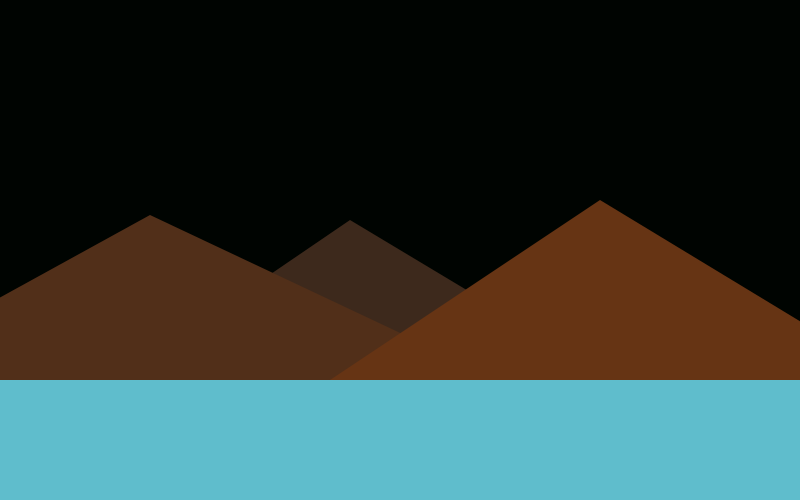
Frame 1 (no input)
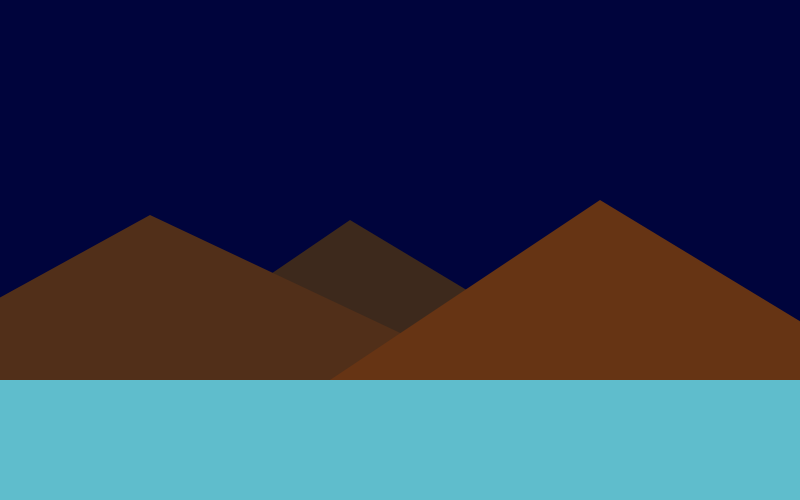
Frame 60 (no input)
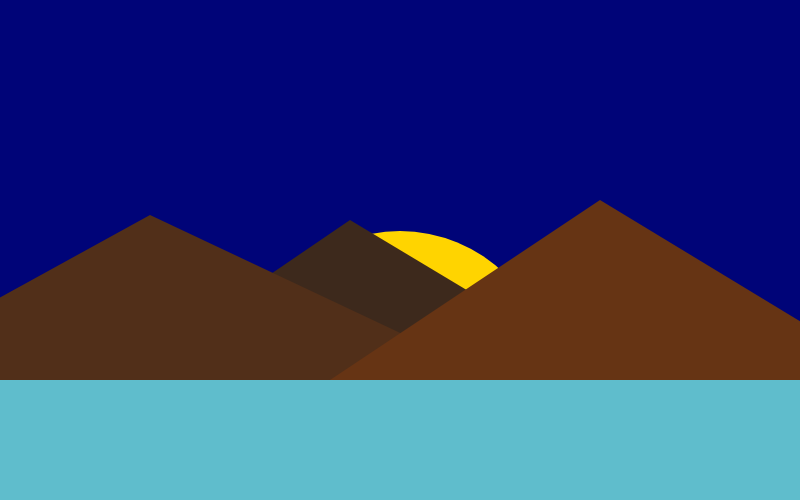
Frame 120 (the mouse pressed at the canvas centre since frame 60)

The p5.js sketch that drew these frames (run headless with seeded random() and noise() and a simulated clock; from frame 60 on, the mouse is pressed at the canvas centre):

// p5.js sketch
// ── sketch.js
// made by a user from here called Sorcey

var sunYpos = 500;

function setup() {
	createCanvas(800, 500);
}

function draw() {
	background(0, 4, frameCount);

	var c;
	noStroke();

	//SUN
	c = color(255, 212, 0);
	fill(c);
	ellipseMode(CENTER);
	ellipse(400, sunYpos, 300);
	if (sunYpos > 250)
		sunYpos--;

	//MOUNTAIN CENTER
	c = color(61, 41, 28);
	fill(c);
	triangle(350, 220, 600, 370, 130, 370);

	//MOUNTAIN LEFT
	c = color(81, 47, 25);
	fill(c);
	triangle(150, 215, 500, 380, -150, 380);

	//MOUNTAIN RIGHT
	c = color(102, 52, 20);
	fill(c);
	triangle(600, 200, 930, 400, 300, 400);

	//WATER
	c = color(95, 189, 204);
	fill(c);
	rect(0, 380, 800, 120);
}
